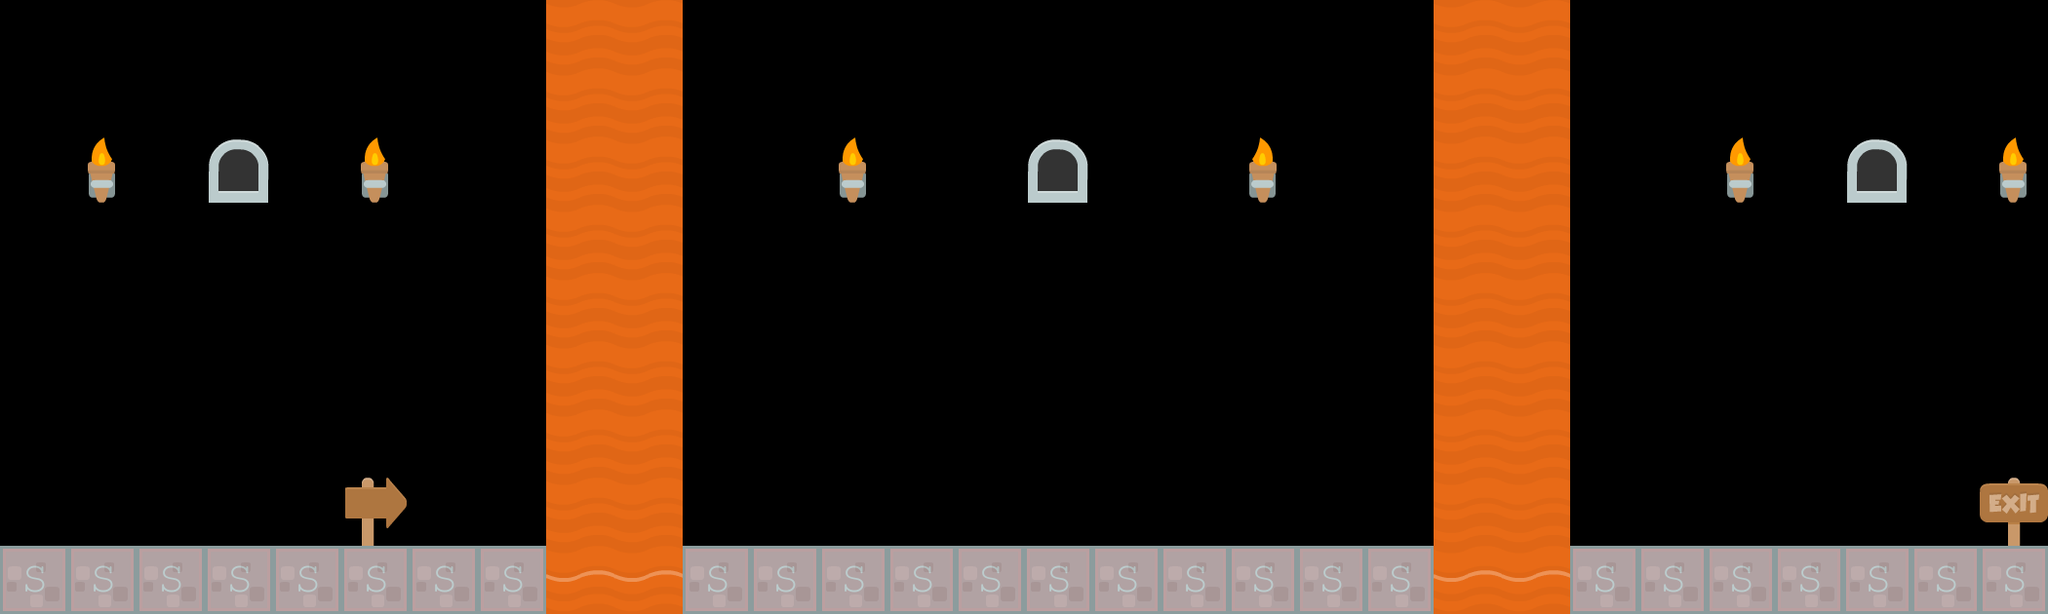

A 2D game scene composited from a Tiled map and its tileset images. What follows is a short description and the map's XML, with each tile layer's data collapsed to a summary:
An orthogonal 30x9 tile map with 70x70 px tiles, 4 tile layers (background3, background2, background1, collision), 2 tilesets.

<map version="1.0" orientation="orthogonal" renderorder="right-down" width="30" height="9" tilewidth="70" tileheight="70" backgroundcolor="#000000">
 <tileset firstgid="1" name="background-tiles" tilewidth="70" tileheight="70">
  <image source="../img/background-tiles.png" width="910" height="910" />
 </tileset>
 <tileset firstgid="170" name="meta-tiles" tilewidth="70" tileheight="70">
  <image source="../img/meta-tiles.png" width="350" height="70" />
  <tile id="1">
   <properties>
    <property name="type" value="lslope" />
   </properties>
  </tile>
  <tile id="3">
   <properties>
    <property name="type" value="rslope" />
   </properties>
  </tile>
  <tile id="4">
   <properties>
    <property name="type" value="solid" />
   </properties>
  </tile>
 </tileset>
 <layer name="background3" width="30" height="9">
  <data>[270 cells, 36 non-empty, 1 distinct tile ids]</data>
 </layer>
 <layer name="background2" width="30" height="9">
  <data>[270 cells, 0 non-empty, 0 distinct tile ids]</data>
 </layer>
 <layer name="background1" width="30" height="9">
  <data>[270 cells, 41 non-empty, 7 distinct tile ids]</data>
 </layer>
 <layer name="collision" width="30" height="9" opacity="0.19">
  <data>[270 cells, 26 non-empty, 1 distinct tile ids]</data>
 </layer>
</map>
